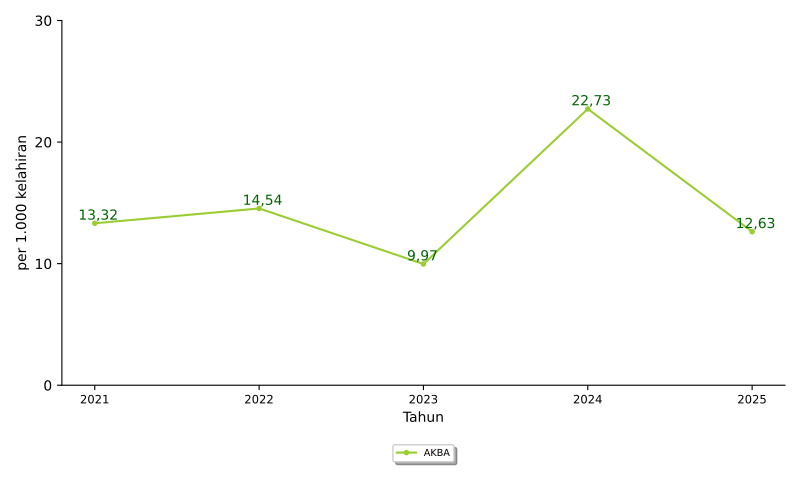

Here is the Python script that generated this plot:
import numpy as np
import matplotlib.pyplot as plt
import pandas
from textwrap import wrap
from matplotlib.ticker import FuncFormatter
import locale
# locale.setlocale(locale.LC_ALL, 'id_ID.UTF8')
locale.setlocale(locale.LC_ALL, 'Indonesian_indonesia.1252')

import sys, os, inspect
currentdir = os.path.dirname(os.path.abspath(inspect.getfile(inspect.currentframe())))
parentdir = os.path.dirname(currentdir)
sys.path.insert(0, parentdir)

berkasData = currentdir +'\\bab_05_11_dataPlotBalita.csv'
berkasSimpan = currentdir +'\\bab_05_11_plotBalita.pdf'
# judulDiagram = 'Angka Kematian Balita\nTahun 2017-2021'
sumbuX = 'Tahun'
sumbuY = 'per 1.000 kelahiran'
tickerSumbuY = np.arange(0,31,10)

# read data file
colnames = ['tahun','akabaLP']
data = pandas.read_csv(berkasData, names=colnames, sep=';')
tahun = data.tahun.tolist()
dataLP = data.akabaLP.tolist()

# setting up x locations for the groups and width of the bars
ind = np.arange(len(tahun))
width = 0.25

# make plots
fig, ax = plt.subplots()
garis3 = ax.plot(ind, dataLP, marker='.', color='yellowgreen', label='AKBA')

# add some text for labels, title and axes ticks
# ax.set_title(judulDiagram)
# yticks can be set to auto
ax.set_yticks(tickerSumbuY) 
ax.set_ylabel(sumbuY)
ax.yaxis.set_major_formatter(FuncFormatter(lambda y, pos: '{:n}'.format(y)))

ax.set_xticks(ind)
ax.set_xticklabels(list(tahun), fontsize='small', ha='center')
ax.set_xlabel(sumbuX)

ax.spines['top'].set_visible(False)
ax.spines['right'].set_visible(False)

box = ax.get_position()
ax.set_position([box.x0, box.y0 + box.height * 0.1, box.width, box.height * 0.9])
ax.legend(fontsize='x-small', loc='upper center', bbox_to_anchor=(0.5, -0.15), fancybox=True, shadow=True, ncol=3)

# make labels for plots
for i, txt in enumerate(dataLP):
		ax.annotate(locale.format_string("%.2f", txt), xy=(ind[i]-0.1,dataLP[i]+0.3),  color='darkgreen')

# finishing
pyrfig = plt.figure(1)
pyrfig.set_figwidth(8)
pyrfig.set_figheight(5)
# tight_layout to make consistent size
# adjust subplot to make room for legend
fig.subplots_adjust(bottom=-0.15)
plt.tight_layout()
plt.savefig(berkasSimpan)
plt.close(pyrfig)
# plt.show()
